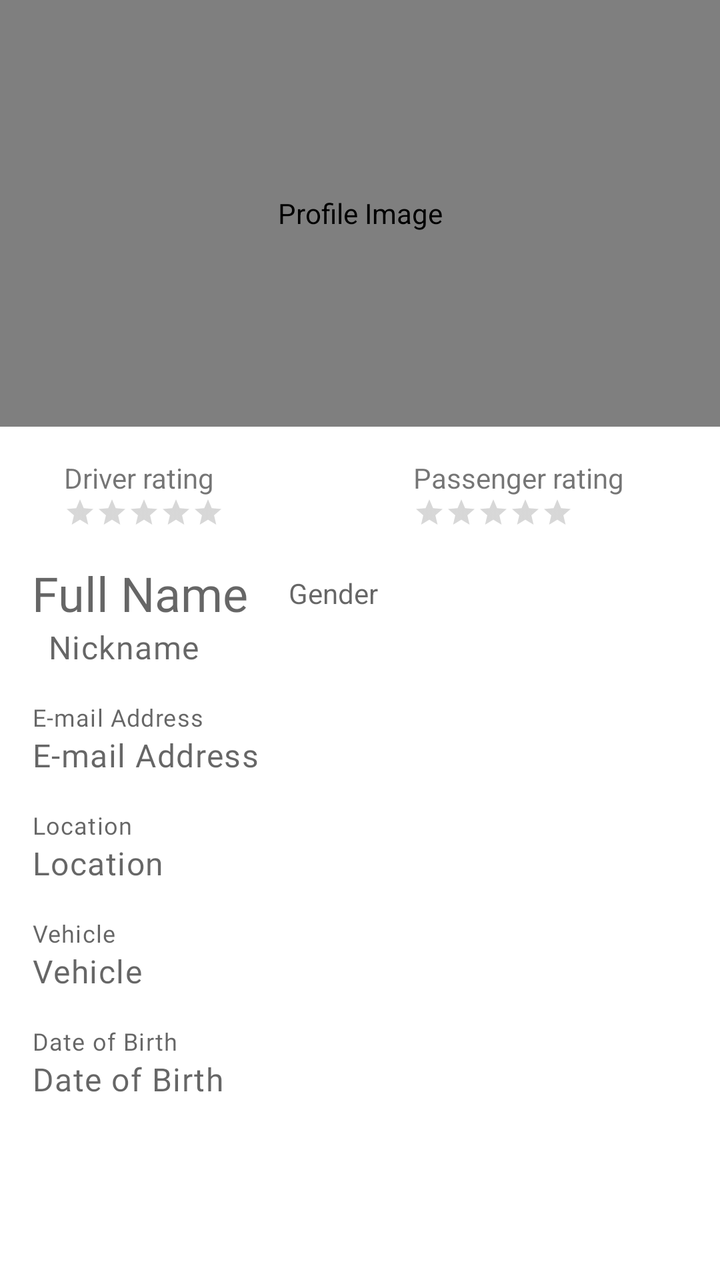
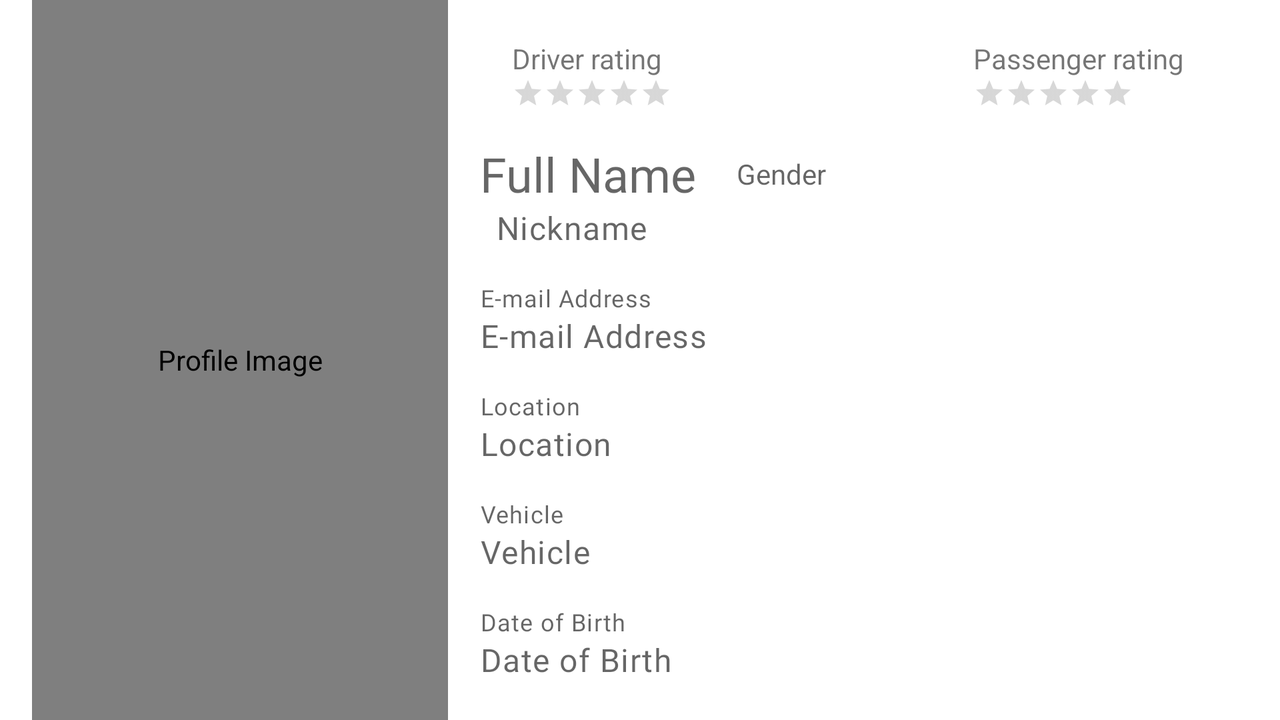

The same Android screen from two of the app's own layout files: first res/layout/ as a phone draws it, then the repository's variant for another configuration, drawn on a device whose configuration selects that folder. Both files follow.
<!-- AndroidManifest.xml: application theme Theme.GoingMAD -->
<!-- res/layout/fragment_show_profile.xml -->
<?xml version="1.0" encoding="utf-8"?>
<androidx.constraintlayout.widget.ConstraintLayout
    xmlns:android="http://schemas.android.com/apk/res/android"
    xmlns:app="http://schemas.android.com/apk/res-auto"
    xmlns:tools="http://schemas.android.com/tools"
    android:layout_width="match_parent"
    android:layout_height="match_parent">

    <de.hdodenhof.circleimageview.CircleImageView
        android:id="@+id/ProfileImage"
        android:layout_width="match_parent"
        android:layout_height="0dp"
        android:contentDescription="@string/profile_image"
        android:padding="16dp"
        app:layout_constraintBottom_toTopOf="@+id/scrollView"
        app:layout_constraintEnd_toEndOf="parent"
        app:layout_constraintHorizontal_bias="0.0"
        app:layout_constraintStart_toStartOf="parent"
        app:layout_constraintTop_toTopOf="parent"
        app:layout_constraintVertical_weight="1"
        tools:src="@tools:sample/avatars" />

    <ScrollView
        android:id="@+id/scrollView"
        android:layout_width="match_parent"
        android:layout_height="0dp"
        android:orientation="vertical"
        android:padding="16dp"
        app:layout_constraintBottom_toBottomOf="parent"
        app:layout_constraintEnd_toEndOf="parent"
        app:layout_constraintHorizontal_bias="0.0"
        app:layout_constraintStart_toStartOf="@+id/ProfileImage"
        app:layout_constraintTop_toBottomOf="@+id/ProfileImage"
        app:layout_constraintVertical_weight="2">

        <androidx.constraintlayout.widget.ConstraintLayout
            android:layout_width="match_parent"
            android:layout_height="wrap_content">

            <androidx.constraintlayout.widget.ConstraintLayout
                android:id="@+id/ratings"
                android:layout_width="match_parent"
                android:layout_height="wrap_content"
                android:orientation="horizontal"
                android:paddingBottom="16dp"
                android:paddingLeft="16dp"
                android:paddingRight="16dp"
                app:layout_constraintBottom_toTopOf="@+id/name_gender"
                app:layout_constraintTop_toTopOf="parent">

                <LinearLayout
                    android:id="@+id/linearLayout5"
                    android:layout_width="wrap_content"
                    android:layout_height="wrap_content"
                    android:orientation="vertical"
                    app:layout_constraintStart_toStartOf="parent"
                    app:layout_constraintTop_toTopOf="parent">

                    <TextView
                        android:id="@+id/driverRatingTextView"
                        android:layout_width="wrap_content"
                        android:layout_height="wrap_content"
                        android:text="@string/driver_rating"
                        app:layout_constraintBottom_toTopOf="@+id/driverRatingBar"
                        app:layout_constraintStart_toStartOf="parent" />

                    <RatingBar
                        android:id="@+id/driverRatingBar"
                        style="?android:attr/ratingBarStyleSmall"
                        android:layout_width="wrap_content"
                        android:layout_height="wrap_content" />
                </LinearLayout>

                <ImageView
                    android:id="@+id/driver_list_button"
                    android:layout_width="wrap_content"
                    android:layout_height="wrap_content"
                    android:src="@drawable/baseline_list_24"
                    android:paddingStart="8dp"
                    android:paddingEnd="8dp"
                    android:paddingLeft="8dp"
                    android:paddingRight="8dp"
                    android:contentDescription="@string/review"
                    app:layout_constraintBottom_toBottomOf="@+id/linearLayout5"
                    app:layout_constraintStart_toEndOf="@+id/linearLayout5"
                    app:layout_constraintTop_toTopOf="@+id/linearLayout5" />

                <LinearLayout
                    android:id="@+id/linearLayout6"
                    android:layout_width="wrap_content"
                    android:layout_height="wrap_content"
                    android:orientation="vertical"
                    app:layout_constraintEnd_toStartOf="@+id/passenger_list_button"
                    app:layout_constraintTop_toTopOf="parent">

                    <TextView
                        android:id="@+id/passengerRatingTextView"
                        android:layout_width="wrap_content"
                        android:layout_height="wrap_content"
                        android:text="@string/passenger_rating"
                        app:layout_constraintBottom_toTopOf="@+id/passengerRatingBar"
                        app:layout_constraintEnd_toEndOf="@+id/ProfileImage" />

                    <RatingBar
                        android:id="@+id/passengerRatingBar"
                        style="?android:attr/ratingBarStyleSmall"
                        android:layout_width="wrap_content"
                        android:layout_height="wrap_content" />
                </LinearLayout>

                <ImageView
                    android:id="@+id/passenger_list_button"
                    android:layout_width="wrap_content"
                    android:layout_height="wrap_content"
                    android:paddingLeft="8dp"
                    android:paddingRight="8dp"
                    android:paddingStart="8dp"
                    android:paddingEnd="8dp"
                    android:contentDescription="@string/review"
                    android:src="@drawable/baseline_list_24"
                    app:layout_constraintBottom_toBottomOf="@+id/linearLayout6"
                    app:layout_constraintEnd_toEndOf="parent"
                    app:layout_constraintTop_toTopOf="@+id/linearLayout6" />
            </androidx.constraintlayout.widget.ConstraintLayout>

            <LinearLayout
                android:id="@+id/name_gender"
                android:layout_width="match_parent"
                android:layout_height="wrap_content"
                app:layout_constraintBottom_toTopOf="@+id/nickname"
                app:layout_constraintStart_toStartOf="parent"
                app:layout_constraintTop_toBottomOf="@+id/ratings">

                <TextView
                    android:id="@+id/fullname"
                    android:layout_width="wrap_content"
                    android:layout_height="wrap_content"
                    android:hint="@string/full_name_label"
                    android:textAppearance="@style/TextAppearance.MdcTypographyStyles.Headline5" />

                <ImageView
                    android:id="@+id/genderIcon"
                    android:layout_width="wrap_content"
                    android:layout_height="wrap_content"
                    android:layout_gravity="center"
                    android:contentDescription="@string/gender"
                    android:paddingStart="8dp"
                    android:paddingLeft="8dp"
                    android:paddingEnd="8dp"
                    android:paddingRight="8dp"/>

                <TextView
                    android:id="@+id/gender"
                    android:layout_gravity="center"
                    android:layout_width="wrap_content"
                    android:layout_height="wrap_content"
                    android:paddingStart="4dp"
                    android:paddingLeft="4dp"
                    android:paddingEnd="4dp"
                    android:paddingRight="4dp"
                    android:hint="@string/gender"/>
            </LinearLayout>

            <TextView
                android:id="@+id/nickname"
                android:layout_width="match_parent"
                android:layout_height="wrap_content"
                android:hint="@string/nickname_label"
                android:paddingLeft="8dp"
                android:paddingStart="8dp"
                android:paddingEnd="0dp"
                android:paddingRight="0dp"
                android:textAppearance="@style/TextAppearance.MdcTypographyStyles.Body1"
                app:layout_constraintBottom_toTopOf="@+id/emailLabel"
                app:layout_constraintStart_toStartOf="parent"
                app:layout_constraintTop_toBottomOf="@+id/name_gender" />

            <TextView
                android:id="@+id/emailLabel"
                android:layout_width="match_parent"
                android:layout_height="wrap_content"
                android:paddingTop="16dp"
                android:text="@string/email_label"
                android:textAppearance="@style/TextAppearance.MdcTypographyStyles.Caption"
                app:layout_constraintBottom_toTopOf="@+id/email"
                app:layout_constraintStart_toStartOf="parent"
                app:layout_constraintTop_toBottomOf="@+id/nickname" />

            <TextView
                android:id="@+id/email"
                android:layout_width="match_parent"
                android:layout_height="wrap_content"
                android:hint="@string/email_label"
                android:textAppearance="@style/TextAppearance.MdcTypographyStyles.Body1"
                app:layout_constraintBottom_toTopOf="@+id/locationLabel"
                app:layout_constraintStart_toStartOf="parent"
                app:layout_constraintTop_toBottomOf="@+id/emailLabel" />

            <TextView
                android:id="@+id/locationLabel"
                android:layout_width="match_parent"
                android:layout_height="wrap_content"
                android:paddingTop="16dp"
                android:text="@string/location_label"
                android:textAppearance="@style/TextAppearance.MdcTypographyStyles.Caption"
                app:layout_constraintBottom_toTopOf="@+id/location"
                app:layout_constraintStart_toStartOf="parent"
                app:layout_constraintTop_toBottomOf="@+id/email" />

            <TextView
                android:id="@+id/location"
                android:layout_width="match_parent"
                android:layout_height="wrap_content"
                android:hint="@string/location_label"
                android:textAppearance="@style/TextAppearance.MdcTypographyStyles.Body1"
                app:layout_constraintBottom_toTopOf="@+id/carLabel"
                app:layout_constraintStart_toStartOf="parent"
                app:layout_constraintTop_toBottomOf="@+id/locationLabel" />

            <TextView
                android:id="@+id/carLabel"
                android:layout_width="match_parent"
                android:layout_height="wrap_content"
                android:paddingTop="16dp"
                android:text="@string/car"
                android:textAppearance="@style/TextAppearance.MdcTypographyStyles.Caption"
                app:layout_constraintBottom_toTopOf="@+id/car"
                app:layout_constraintStart_toStartOf="parent"
                app:layout_constraintTop_toBottomOf="@+id/location" />

            <TextView
                android:id="@+id/car"
                android:layout_width="match_parent"
                android:layout_height="wrap_content"
                android:hint="@string/car"
                android:textAppearance="@style/TextAppearance.MdcTypographyStyles.Body1"
                app:layout_constraintBottom_toTopOf="@+id/birthdateLabel"
                app:layout_constraintStart_toStartOf="parent"
                app:layout_constraintTop_toBottomOf="@+id/carLabel" />

            <TextView
                android:id="@+id/birthdateLabel"
                android:layout_width="match_parent"
                android:layout_height="wrap_content"
                android:paddingTop="16dp"
                android:text="@string/birth_date"
                android:textAppearance="@style/TextAppearance.MdcTypographyStyles.Caption"
                app:layout_constraintBottom_toTopOf="@+id/birthdate"
                app:layout_constraintStart_toStartOf="parent"
                app:layout_constraintTop_toBottomOf="@+id/car" />

            <TextView
                android:id="@+id/birthdate"
                android:layout_width="match_parent"
                android:layout_height="wrap_content"
                android:hint="@string/birth_date"
                android:textAppearance="@style/TextAppearance.MdcTypographyStyles.Body1"
                app:layout_constraintBottom_toBottomOf="parent"
                app:layout_constraintStart_toStartOf="parent"
                app:layout_constraintTop_toBottomOf="@+id/birthdateLabel" />

        </androidx.constraintlayout.widget.ConstraintLayout>
    </ScrollView>

    <com.google.android.material.floatingactionbutton.ExtendedFloatingActionButton
        android:id="@+id/showprofileFAB"
        style="@style/Widget.MaterialComponents.ExtendedFloatingActionButton"
        android:layout_width="wrap_content"
        android:layout_height="wrap_content"
        android:contentDescription="@string/add_new_trip"
        android:layout_margin="8dp"
        android:text="@string/review"
        android:visibility="invisible"
        app:layout_constraintBottom_toBottomOf="parent"
        app:layout_constraintEnd_toEndOf="parent"
        app:layout_constraintHorizontal_bias="0.945"
        app:layout_constraintStart_toStartOf="parent"
        app:layout_constraintTop_toTopOf="parent"
        app:layout_constraintVertical_bias="0.976"
        tools:ignore="VectorDrawableCompat"/>

</androidx.constraintlayout.widget.ConstraintLayout>
<!-- resources referenced by this layout -->
<resources>
  <string name="add_new_trip">Add new trip</string>
  <string name="birth_date">Date of Birth</string>
  <string name="car">Vehicle</string>
  <string name="driver_rating">Driver rating</string>
  <string name="email_label">E-mail Address</string>
  <string name="full_name_label">Full Name</string>
  <string name="gender">Gender</string>
  <string name="location_label">Location</string>
  <string name="nickname_label">Nickname</string>
  <string name="passenger_rating">Passenger rating</string>
  <string name="profile_image">Profile Image</string>
  <string name="review">Review</string>
  <style name="TextAppearance.MdcTypographyStyles.Body1" parent="TextAppearance.MaterialComponents.Body1">
          <item name="fontFamily">@font/roboto</item>
          <item name="android:fontFamily">@font/roboto</item>
          <item name="android:textSize">16sp</item>
      </style>
  <style name="TextAppearance.MdcTypographyStyles.Caption" parent="TextAppearance.MaterialComponents.Caption">
          <item name="fontFamily">@font/roboto</item>
          <item name="android:fontFamily">@font/roboto</item>
          <item name="android:textSize">12sp</item>
      </style>
  <style name="TextAppearance.MdcTypographyStyles.Headline5" parent="TextAppearance.MaterialComponents.Headline5">
          <item name="fontFamily">@font/roboto</item>
          <item name="android:fontFamily">@font/roboto</item>
          <item name="android:textSize">24sp</item>
      </style>
  <style name="Theme.GoingMAD" parent="Theme.MaterialComponents.DayNight.DarkActionBar">
          
          <item name="colorPrimary">@color/lightblue_500</item>
          <item name="colorPrimaryVariant">@color/lightblue_500_dark_variant</item>
          <item name="colorOnPrimary">@color/black</item>
          
          <item name="colorSecondary">@color/amber_500</item>
          <item name="colorSecondaryVariant">@color/amber_500_light_variant</item>
          <item name="colorOnSecondary">@color/black</item>
          <item name="colorOnBackground">@color/black</item>
          
          <item name="android:statusBarColor" tools:targetApi="l">?attr/colorPrimaryVariant</item>
          
      </style>
  <color name="lightblue_500">#FF03A9F4</color>
  <color name="lightblue_500_dark_variant">#FF007ac1</color>
  <color name="black">#FF000000</color>
  <color name="amber_500">#FFffc107</color>
  <color name="amber_500_light_variant">#FFfff350</color>
</resources>
<!-- res/layout-land/fragment_show_profile.xml (the repository's variant of the layout above) -->
<!-- drawn on the phone turned sideways -->
<?xml version="1.0" encoding="utf-8"?>
<androidx.constraintlayout.widget.ConstraintLayout
    xmlns:android="http://schemas.android.com/apk/res/android"
    xmlns:app="http://schemas.android.com/apk/res-auto"
    xmlns:tools="http://schemas.android.com/tools"
    android:layout_width="match_parent"
    android:layout_height="match_parent">

    <de.hdodenhof.circleimageview.CircleImageView
        android:id="@+id/ProfileImage"
        android:layout_width="0dp"
        android:layout_height="match_parent"
        android:layout_marginStart="16dp"
        android:layout_marginLeft="16dp"
        android:contentDescription="@string/profile_image"
        app:layout_constraintBottom_toBottomOf="parent"
        app:layout_constraintEnd_toStartOf="@+id/scrollView"
        app:layout_constraintHorizontal_bias="0.5"
        app:layout_constraintHorizontal_weight="1"
        app:layout_constraintStart_toStartOf="parent"
        app:layout_constraintTop_toTopOf="parent"
        app:layout_constraintVertical_bias="0.498"
        tools:src="@tools:sample/avatars" />

    <ScrollView
        android:id="@+id/scrollView"
        android:layout_width="0dp"
        android:layout_height="wrap_content"
        android:fillViewport="true"
        android:orientation="vertical"
        android:padding="16dp"
        app:layout_constraintBottom_toBottomOf="parent"
        app:layout_constraintEnd_toEndOf="parent"
        app:layout_constraintHorizontal_bias="0.5"
        app:layout_constraintHorizontal_weight="2"
        app:layout_constraintStart_toEndOf="@+id/ProfileImage"
        app:layout_constraintTop_toTopOf="parent">
        <androidx.constraintlayout.widget.ConstraintLayout
            android:layout_width="match_parent"
            android:layout_height="wrap_content">

            <androidx.constraintlayout.widget.ConstraintLayout
                android:id="@+id/ratings"
                android:layout_width="match_parent"
                android:layout_height="wrap_content"
                android:orientation="horizontal"
                android:paddingBottom="16dp"
                android:paddingLeft="16dp"
                android:paddingRight="16dp"
                app:layout_constraintBottom_toTopOf="@+id/name_gender"
                app:layout_constraintTop_toTopOf="parent">

                <LinearLayout
                    android:id="@+id/linearLayout5"
                    android:layout_width="wrap_content"
                    android:layout_height="wrap_content"
                    android:orientation="vertical"
                    app:layout_constraintStart_toStartOf="parent"
                    app:layout_constraintTop_toTopOf="parent">

                    <TextView
                        android:id="@+id/driverRatingTextView"
                        android:layout_width="wrap_content"
                        android:layout_height="wrap_content"
                        android:text="@string/driver_rating"
                        app:layout_constraintBottom_toTopOf="@+id/driverRatingBar"
                        app:layout_constraintStart_toStartOf="parent" />

                    <RatingBar
                        android:id="@+id/driverRatingBar"
                        style="?android:attr/ratingBarStyleSmall"
                        android:layout_width="wrap_content"
                        android:layout_height="wrap_content" />
                </LinearLayout>

                <ImageView
                    android:id="@+id/driver_list_button"
                    android:layout_width="wrap_content"
                    android:layout_height="wrap_content"
                    android:src="@drawable/baseline_list_24"
                    android:paddingLeft="8dp"
                    android:contentDescription="@string/review"
                    android:paddingEnd="8dp"
                    android:paddingRight="8dp"
                    android:paddingStart="8dp"
                    app:layout_constraintBottom_toBottomOf="@+id/linearLayout5"
                    app:layout_constraintStart_toEndOf="@+id/linearLayout5"
                    app:layout_constraintTop_toTopOf="@+id/linearLayout5" />

                <LinearLayout
                    android:id="@+id/linearLayout6"
                    android:layout_width="wrap_content"
                    android:layout_height="wrap_content"
                    android:orientation="vertical"
                    app:layout_constraintEnd_toStartOf="@+id/passenger_list_button"
                    app:layout_constraintTop_toTopOf="parent">

                    <TextView
                        android:id="@+id/passengerRatingTextView"
                        android:layout_width="wrap_content"
                        android:layout_height="wrap_content"
                        android:text="@string/passenger_rating"
                        app:layout_constraintBottom_toTopOf="@+id/passengerRatingBar"
                        app:layout_constraintEnd_toEndOf="@+id/ProfileImage" />

                    <RatingBar
                        android:id="@+id/passengerRatingBar"
                        style="?android:attr/ratingBarStyleSmall"
                        android:layout_width="wrap_content"
                        android:layout_height="wrap_content" />
                </LinearLayout>

                <ImageView
                    android:id="@+id/passenger_list_button"
                    android:layout_width="wrap_content"
                    android:layout_height="wrap_content"
                    android:paddingLeft="8dp"
                    android:contentDescription="@string/review"
                    android:paddingEnd="8dp"
                    android:paddingRight="8dp"
                    android:paddingStart="8dp"
                    android:src="@drawable/baseline_list_24"
                    app:layout_constraintBottom_toBottomOf="@+id/linearLayout6"
                    app:layout_constraintEnd_toEndOf="parent"
                    app:layout_constraintTop_toTopOf="@+id/linearLayout6" />
            </androidx.constraintlayout.widget.ConstraintLayout>

            <LinearLayout
                android:id="@+id/name_gender"
                android:layout_width="match_parent"
                android:layout_height="wrap_content"
                app:layout_constraintBottom_toTopOf="@+id/nickname"
                app:layout_constraintStart_toStartOf="parent"
                app:layout_constraintTop_toBottomOf="@+id/ratings">

                <TextView
                    android:id="@+id/fullname"
                    android:layout_width="wrap_content"
                    android:layout_height="wrap_content"
                    android:hint="@string/full_name_label"
                    android:textAppearance="@style/TextAppearance.MdcTypographyStyles.Headline5" />

                <ImageView
                    android:id="@+id/genderIcon"
                    android:layout_width="wrap_content"
                    android:layout_height="wrap_content"
                    android:layout_gravity="center"
                    android:contentDescription="@string/gender"
                    android:paddingStart="8dp"
                    android:paddingLeft="8dp"
                    android:paddingRight="8dp"
                    android:paddingEnd="8dp"/>

                <TextView
                    android:id="@+id/gender"
                    android:layout_gravity="center"
                    android:layout_width="wrap_content"
                    android:layout_height="wrap_content"
                    android:paddingStart="4dp"
                    android:paddingLeft="4dp"
                    android:paddingRight="4dp"
                    android:paddingEnd="4dp"
                    android:hint="@string/gender"/>
            </LinearLayout>

            <TextView
                android:id="@+id/nickname"
                android:layout_width="match_parent"
                android:layout_height="wrap_content"
                android:hint="@string/nickname_label"
                android:paddingLeft="8dp"
                android:paddingStart="8dp"
                android:paddingRight="8dp"
                android:paddingEnd="8dp"
                android:textAppearance="@style/TextAppearance.MdcTypographyStyles.Body1"
                app:layout_constraintBottom_toTopOf="@+id/emailLabel"
                app:layout_constraintStart_toStartOf="parent"
                app:layout_constraintTop_toBottomOf="@+id/name_gender" />

            <TextView
                android:id="@+id/emailLabel"
                android:layout_width="match_parent"
                android:layout_height="wrap_content"
                android:paddingTop="16dp"
                android:text="@string/email_label"
                android:textAppearance="@style/TextAppearance.MdcTypographyStyles.Caption"
                app:layout_constraintBottom_toTopOf="@+id/email"
                app:layout_constraintStart_toStartOf="parent"
                app:layout_constraintTop_toBottomOf="@+id/nickname" />

            <TextView
                android:id="@+id/email"
                android:layout_width="match_parent"
                android:layout_height="wrap_content"
                android:hint="@string/email_label"
                android:textAppearance="@style/TextAppearance.MdcTypographyStyles.Body1"
                app:layout_constraintBottom_toTopOf="@+id/locationLabel"
                app:layout_constraintStart_toStartOf="parent"
                app:layout_constraintTop_toBottomOf="@+id/emailLabel" />

            <TextView
                android:id="@+id/locationLabel"
                android:layout_width="match_parent"
                android:layout_height="wrap_content"
                android:paddingTop="16dp"
                android:text="@string/location_label"
                android:textAppearance="@style/TextAppearance.MdcTypographyStyles.Caption"
                app:layout_constraintBottom_toTopOf="@+id/location"
                app:layout_constraintStart_toStartOf="parent"
                app:layout_constraintTop_toBottomOf="@+id/email" />

            <TextView
                android:id="@+id/location"
                android:layout_width="match_parent"
                android:layout_height="wrap_content"
                android:hint="@string/location_label"
                android:textAppearance="@style/TextAppearance.MdcTypographyStyles.Body1"
                app:layout_constraintBottom_toTopOf="@+id/carLabel"
                app:layout_constraintStart_toStartOf="parent"
                app:layout_constraintTop_toBottomOf="@+id/locationLabel" />

            <TextView
                android:id="@+id/carLabel"
                android:layout_width="match_parent"
                android:layout_height="wrap_content"
                android:paddingTop="16dp"
                android:text="@string/car"
                android:textAppearance="@style/TextAppearance.MdcTypographyStyles.Caption"
                app:layout_constraintBottom_toTopOf="@+id/car"
                app:layout_constraintStart_toStartOf="parent"
                app:layout_constraintTop_toBottomOf="@+id/location" />

            <TextView
                android:id="@+id/car"
                android:layout_width="match_parent"
                android:layout_height="wrap_content"
                android:hint="@string/car"
                android:textAppearance="@style/TextAppearance.MdcTypographyStyles.Body1"
                app:layout_constraintBottom_toTopOf="@+id/birthdateLabel"
                app:layout_constraintStart_toStartOf="parent"
                app:layout_constraintTop_toBottomOf="@+id/carLabel" />

            <TextView
                android:id="@+id/birthdateLabel"
                android:layout_width="match_parent"
                android:layout_height="wrap_content"
                android:paddingTop="16dp"
                android:text="@string/birth_date"
                android:textAppearance="@style/TextAppearance.MdcTypographyStyles.Caption"
                app:layout_constraintBottom_toTopOf="@+id/birthdate"
                app:layout_constraintStart_toStartOf="parent"
                app:layout_constraintTop_toBottomOf="@+id/car" />

            <TextView
                android:id="@+id/birthdate"
                android:layout_width="match_parent"
                android:layout_height="wrap_content"
                android:hint="@string/birth_date"
                android:textAppearance="@style/TextAppearance.MdcTypographyStyles.Body1"
                app:layout_constraintBottom_toBottomOf="parent"
                app:layout_constraintStart_toStartOf="parent"
                app:layout_constraintTop_toBottomOf="@+id/birthdateLabel" />

        </androidx.constraintlayout.widget.ConstraintLayout>
    </ScrollView>

    <com.google.android.material.floatingactionbutton.ExtendedFloatingActionButton
        android:id="@+id/showprofileFAB"
        style="@style/Widget.MaterialComponents.ExtendedFloatingActionButton"
        android:layout_width="wrap_content"
        android:layout_height="wrap_content"
        android:contentDescription="@string/add_new_trip"
        android:layout_margin="8dp"
        android:text="@string/review"
        android:visibility="invisible"
        app:layout_constraintBottom_toBottomOf="parent"
        app:layout_constraintEnd_toEndOf="parent"
        app:layout_constraintHorizontal_bias="0.945"
        app:layout_constraintStart_toStartOf="parent"
        app:layout_constraintTop_toTopOf="parent"
        app:layout_constraintVertical_bias="0.976"
        tools:ignore="VectorDrawableCompat"/>


</androidx.constraintlayout.widget.ConstraintLayout>
